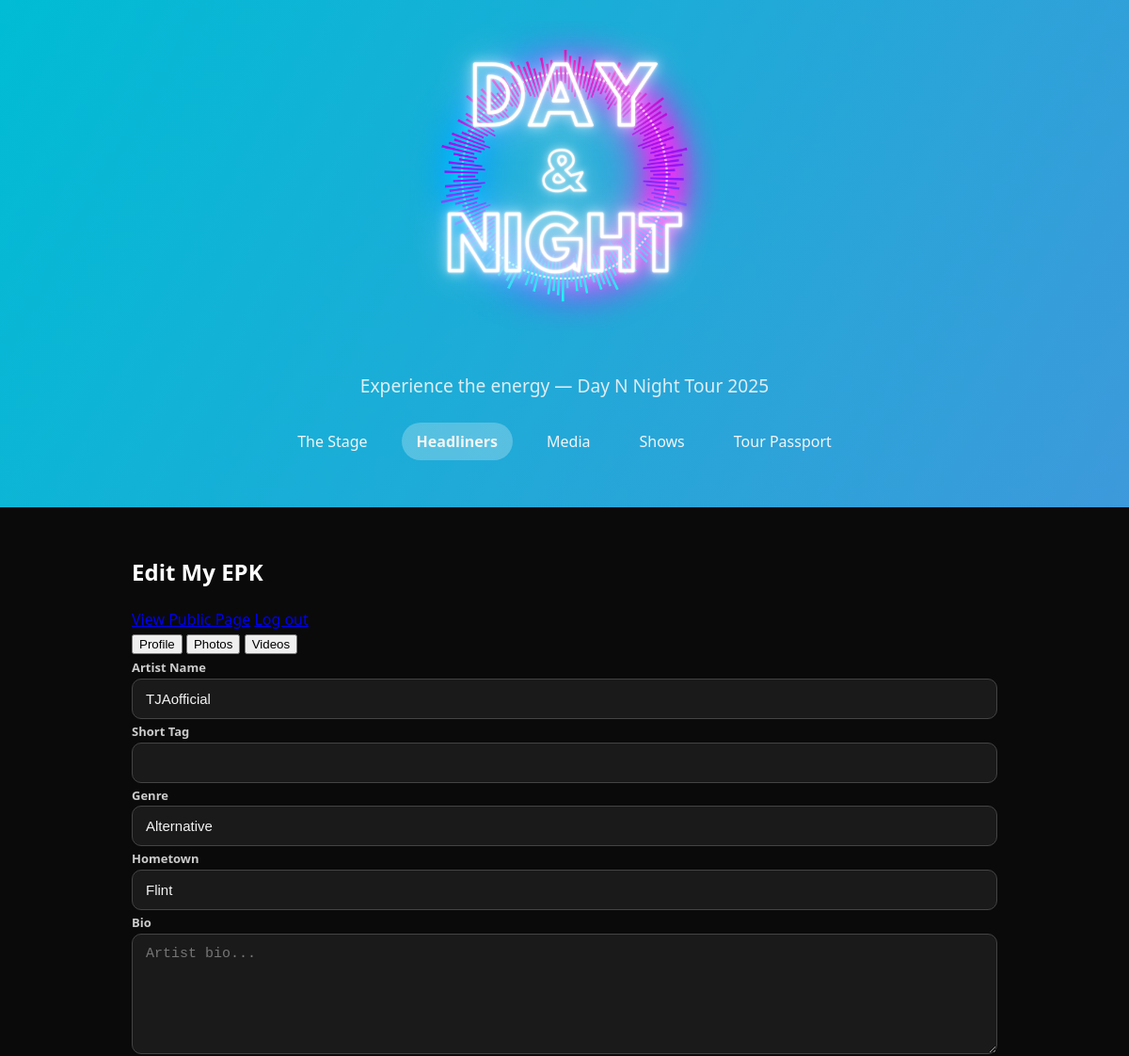
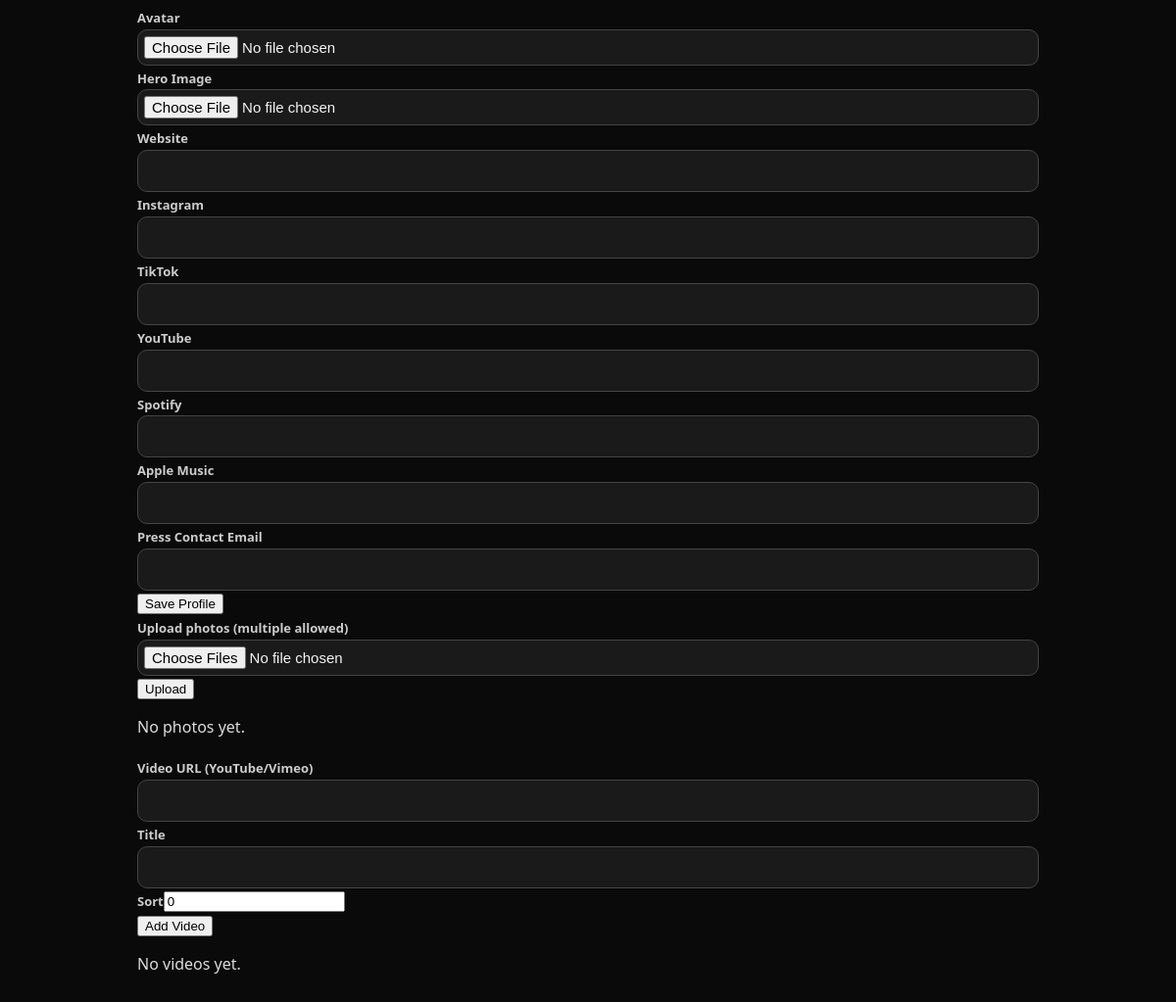
Page /tour/headliners/me/ (signed in) on the committed database (2 pictures, top to bottom).
### pages/models.py (models this page shows, shortened)
class Artist(models.Model):
    ROLE_CHOICES = [("headliner","Headliner"),("opener","Opener"),("guest","Guest")]
    user = models.OneToOneField(
        User,
        null=True,
        blank=True,
        on_delete=models.SET_NULL,
        help_text="Headliner account that can edit this EPK.",
        related_name="artist_dashboard"
    )
    name = models.CharField(max_length=160)
    slug = models.SlugField(max_length=180, unique=True, blank=True)
    short_tag = models.CharField(max_length=40, blank=True, help_text="Short label used on the headliners grid")
    genre = models.CharField(max_length=120, blank=True)
    hometown = models.CharField(max_length=120, blank=True)
    bio = models.TextField(blank=True)
    avatar = models.ImageField(upload_to="artists/avatar/", blank=True)
    hero_image = models.ImageField(upload_to="artists/hero/", blank=True)
    is_public = models.BooleanField(default=True)
    sort = models.PositiveIntegerField(default=0)
    default_role = models.CharField(max_length=20, choices=ROLE_CHOICES, default="opener")
    website_url = models.URLField(blank=True)
    instagram_url = models.URLField(blank=True)
    tiktok_url = models.URLField(blank=True)
    youtube_url = models.URLField(blank=True)
    spotify_url = models.URLField(blank=True)
    apple_url = models.URLField(blank=True)
    contact_email = models.EmailField(blank=True)
    class Meta:
        ordering = ["sort", "name"]

### pages/views/tour.py (the view)
# urls.py: path("tour/headliners/me/", views.tour_epk_edit_self, name="tour_epk_edit_self"),
@login_required(login_url="/admin/login/")
def tour_epk_edit_self(request):
    try:
        artist = Artist.objects.get(user=request.user)
    except Artist.DoesNotExist:
        return HttpResponseForbidden("No EPK assigned to this user.")
    if request.method == "POST":
        epk_form = ArtistEPKForm(request.POST, request.FILES, instance=artist)
        vid_form = ArtistVideoForm(request.POST or None)
        photos_form = ArtistPhotoUploadForm(request.POST, request.FILES)
        ok = True
        if epk_form.is_valid():
            epk_form.save()
            messages.success(request, "Profile updated.")
        else:
            ok = False
        if vid_form.is_valid() and vid_form.cleaned_data.get("url"):
            v = vid_form.save(commit=False)
            v.artist = artist
            v.save()
            messages.success(request, "Video added.")
        elif request.POST.get("url", "").strip():
            ok = False
            messages.error(request, "Invalid video link.")
        if photos_form.is_valid():
            for f in photos_form.files.getlist("new_photos"):
                ArtistPhoto.objects.create(artist=artist, image=f)
            if photos_form.files.getlist("new_photos"):
                messages.success(request, "Photos uploaded.")
        if ok:
            return redirect("tour_epk_edit_self")
    else:
        epk_form = ArtistEPKForm(instance=artist)
        vid_form = ArtistVideoForm()
        photos_form = ArtistPhotoUploadForm()
    photos = artist.photos.all()
    videos = artist.videos.all()
    return render(request, "tour/epk_edit.html", {
        "a": artist, "epk_form": epk_form, "vid_form": vid_form, "photos_form": photos_form,
        "photos": photos, "videos": videos
    })

### pages/forms.py
class ArtistEPKForm(forms.ModelForm):
    class Meta:
        model = Artist
        fields = [
            "name","short_tag","genre","hometown","bio",
            "avatar","hero_image",
            "website_url","instagram_url","tiktok_url","youtube_url","spotify_url","apple_url",
            "contact_email",
        ]
        widgets = {
            "bio": forms.Textarea(attrs={"rows": 6, "placeholder": "Artist bio..."}),
        }

class ArtistVideoForm(forms.ModelForm):
    class Meta:
        model = ArtistVideo
        fields = ["url", "title", "sort"]

### templates/tour/epk_edit.html (shortened to what this page needs)
{% extends "tour/base_tour.html" %}{% load static %}
{% block extra_head %}
    <link rel="stylesheet" href="{% static 'css/epk.css' %}">
{% endblock  %}
{% block content %}
<section class="tour-section">
  <div class="dash-head">
    <h1>Edit My EPK</h1>
    <div class="dash-actions">
      <a class="btn ghost" href="{% url 'tour_epk_detail' slug=a.slug %}">View Public Page</a>
      <a class="btn ghost" href="{% url 'logout' %}">Log out</a>
    </div>
  </div>
  <div class="tabs" data-tabs>
    <button class="tab is-active" data-tab="profile">Profile</button>
    <button class="tab" data-tab="photos">Photos</button>
    <button class="tab" data-tab="videos">Videos</button>
  </div>
  <section class="tab-panel is-active" id="tab-profile">
    <form method="post" enctype="multipart/form-data" class="form card" novalidate>
      <div class="form-grid">
        <label class="field"><span class="label">Artist Name</span>{{ epk_form.name }}</label>
        <label class="field"><span class="label">Short Tag</span>{{ epk_form.short_tag }}</label>
        <label class="field"><span class="label">Genre</span>{{ epk_form.genre }}</label>
        <label class="field"><span class="label">Hometown</span>{{ epk_form.hometown }}</label>
        <label class="field span-2"><span class="label">Bio</span>{{ epk_form.bio }}</label>
        <label class="field"><span class="label">Avatar</span>{{ epk_form.avatar }}</label>
        <label class="field"><span class="label">Hero Image</span>{{ epk_form.hero_image }}</label>
        <label class="field"><span class="label">Website</span>{{ epk_form.website_url }}</label>
        <label class="field"><span class="label">Instagram</span>{{ epk_form.instagram_url }}</label>
        <label class="field"><span class="label">TikTok</span>{{ epk_form.tiktok_url }}</label>
        <label class="field"><span class="label">YouTube</span>{{ epk_form.youtube_url }}</label>
        <label class="field"><span class="label">Spotify</span>{{ epk_form.spotify_url }}</label>
        <label class="field"><span class="label">Apple Music</span>{{ epk_form.apple_url }}</label>
        <label class="field"><span class="label">Press Contact Email</span>{{ epk_form.contact_email }}</label>
      </div>
      <div class="form-actions">
        <button class="btn" type="submit">Save Profile</button>
      </div>
    </form>
  </section>
  <section class="tab-panel" id="tab-photos">
    <form method="post" enctype="multipart/form-data" class="form card" novalidate>
      <label class="field">
        <span class="label">Upload photos (multiple allowed)</span>
        {{ photos_form.new_photos }}
      </label>
      <div class="form-actions">
        <button class="btn" type="submit">Upload</button>
      </div>
    </form>
    {% if photos %}
      <div class="epk-photos" style="margin-top:12px">
        {% for p in photos %}
          <figure>
            <img src="{{ p.image.url }}" alt="{{ p.caption|default:a.name }}">
            <form method="post" action="{% url 'tour_photo_delete' pk=p.pk %}">
              {% csrf_token %}
              <button class="btn ghost" type="submit">Delete</button>
            </form>
          </figure>
        {% endfor %}
      </div>
    {% else %}
      <p class="card">No photos yet.</p>
    {% endif %}
  </section>
  <section class="tab-panel" id="tab-videos">
    <form method="post" class="form card" novalidate>
      <div class="form-grid">
        <label class="field span-2"><span class="label">Video URL (YouTube/Vimeo)</span>{{ vid_form.url }}</label>
        <label class="field"><span class="label">Title</span>{{ vid_form.title }}</label>
        <label class="field"><span class="label">Sort</span>{{ vid_form.sort }}</label>
      </div>
      <div class="form-actions">
        <button class="btn" type="submit">Add Video</button>
      </div>
    </form>
    {% if videos %}
      <div class="epk-videos" style="margin-top:12px">
        {% for v in videos %}
          <div class="video-embed">
            {% if v.embed_src %}
              <iframe src="{{ v.embed_src }}" loading="lazy" frameborder="0" allowfullscreen></iframe>
            {% else %}
              <a href="{{ v.url }}" target="_blank" rel="noopener">{{ v.url }}</a>
            {% endif %}
            <div class="muted">{{ v.title|default:"" }}</div>
            <form method="post" action="#">
              {% csrf_token %}
              <button class="btn ghost" type="submit">Delete</button>
            </form>
          </div>
        {% endfor %}
      </div>
    {% else %}
      <p class="card">No videos yet.</p>
    {% endif %}
  </section>
</section>
{% endblock %}

### static/css/tour_home.css (style rules this page uses)
* { box-sizing: border-box; }
html, body { height: 100%; }
body { margin: 0; font-family: ui-sans-serif, system-ui, -apple-system, Segoe UI, Roboto, Arial, "Noto Sans", "Apple Color Emoji", "Segoe UI Emoji"; background: radial-gradient(1200px 600px at 20% -20%, #142040 0%, transparent 60%), var(--bg); color: var(--text); line-height: 1.55; -webkit-font-smoothing: antialiased; text-rendering: optimizeLegibility; }
body.tour-body { background: #0a0a0a; color: #f4f4f4; font-family: system-ui, sans-serif; }
.tour-section h1, .tour-section h2, .tour-section h3 { color: #fff; }
.tour-section p { color: #dcdcdc; }
.form input[type="text"], .form input[type="email"], .form input[type="url"], .form input[type="file"], .form input[type="password"], .form textarea, .form select { width: 100%; padding: 12px 14px; border-radius: 10px; border: 1px solid #444; background: #1a1a1a; color: #f4f4f4; font-size: 15px; transition: border-color .15s ease, box-shadow .15s ease; }
.form input[type="file"] { padding: 6px; }
.field .label { font-size: 13px; font-weight: 600; margin-bottom: 4px; color: #ccc; }

### rows in the picture
Artist: name "TJAofficial", genre "Alternative", hometown "Flint"
